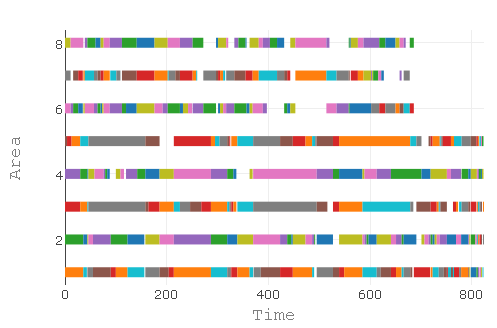

Reproduce this figure in R.
library(plotly)

# Read in data
df <- read.csv("C:/Users/Jorge/Desktop/TFG RESULTADOS/204TASKSGREEDY/ResultadosGreedyMinimumWorkersGantt.txt", stringsAsFactors = F)

# Initialize empty plot
p <- plot_ly()

# Each task is a separate trace
# Each trace is essentially a thick line plot
# x-axis ticks are dates and handled automatically

for(i in 1:(nrow(df))){
  
if(df$Area1_1StartInThisArea[i]!=df$Area1_1EndInThisArea[i])    {
  
  p <- add_trace(p,
                 x = c(df$Area1_1StartInThisArea[i], df$Area1_1EndInThisArea[i]),  # x0, x1
                 y = c(1, 1),  # y0, y1
                 mode = "lines",
                 line = list(color = df$color[i], width = 10),
                 showlegend = F,
                 hoverinfo = "text",
                 
                 # Create custom hover text
                 
                 text = paste("Task: ", df$Area1_1.Task[i], "<br>",
                              "TaskStart: ", df$Area1_1.TaskBeginning[i], "<br>",
                              "TaskEnd: ", df$Area1_1.TaskEnd[i], "<br>",
                              "TaskStartInArea: ", df$Area1_1StartInThisArea[i], "<br>",
                              "TaskEndInArea: ", df$Area1_1EndInThisArea[i], "<br>",
                              "NumberOfWorkers: ", df$Area1_1.NumberOfWorkers[i], "<br>",
                              "Worker: ", df$Area1_1.Worker[i], "<br>"),
                 
                 evaluate = T  # needed to avoid lazy loading
  )
}

if(df$Area1_2StartInThisArea[i]!=df$Area1_2EndInThisArea[i])    {
    
  p <- add_trace(p,
                 x = c(df$Area1_2StartInThisArea[i], df$Area1_2EndInThisArea[i]),   # x0, x1
                 y = c(2, 2),  # y0, y1
                 mode = "lines",
                 line = list(color = df$color[i], width = 10),
                 showlegend = F,
                 hoverinfo = "text",
                 
                 # Create custom hover text
                 
                 text = paste("Task: ", df$Area1_2.Task[i], "<br>",
                              "TaskStart: ", df$Area1_2.TaskBeginning[i], "<br>",
                              "TaskEnd: ", df$Area1_2.TaskEnd[i], "<br>",
                              "TaskStartInArea: ", df$Area1_2StartInThisArea[i], "<br>",
                              "TaskEndInArea: ", df$Area1_2EndInThisArea[i], "<br>",
                              "NumberOfWorkers: ", df$Area1_2.NumberOfWorkers[i], "<br>",
                              "Worker: ", df$Area1_2.Worker[i], "<br>"),
                 
                 evaluate = T  # needed to avoid lazy loading
  )
}

if(df$Area1_3StartInThisArea[i]!=df$Area1_3EndInThisArea[i])    {
  p <- add_trace(p,
                 x = c(df$Area1_3StartInThisArea[i], df$Area1_3EndInThisArea[i]),   # x0, x1
                 y = c(3, 3),  # y0, y1
                 mode = "lines",
                 line = list(color = df$color[i], width = 10),
                 showlegend = F,
                 hoverinfo = "text",
                 
                 # Create custom hover text
                 
                 text = paste("Task: ", df$Area1_3.Task[i], "<br>",
                              "TaskStart: ", df$Area1_3.TaskBeginning[i], "<br>",
                              "TaskEnd: ", df$Area1_3.TaskEnd[i], "<br>",
                              "TaskStartInArea: ", df$Area1_3StartInThisArea[i], "<br>",
                              "TaskEndInArea: ", df$Area1_3EndInThisArea[i], "<br>",
                              "NumberOfWorkers: ", df$Area1_3.NumberOfWorkers[i], "<br>",
                              "Worker: ", df$Area1_3.Worker[i], "<br>"),
                 
                 evaluate = T  # needed to avoid lazy loading
  )
}

if(df$Area1_4StartInThisArea[i]!=df$Area1_4EndInThisArea[i])    {
  
  p <- add_trace(p,
                 x = c(df$Area1_4StartInThisArea[i], df$Area1_4EndInThisArea[i]),   # x0, x1
                 y = c(4, 4),  # y0, y1
                 mode = "lines",
                 line = list(color = df$color[i], width = 10),
                 showlegend = F,
                 hoverinfo = "text",
                 
                 # Create custom hover text
                 
                 text = paste("Task: ", df$Area1_4.Task[i], "<br>",
                              "TaskStart: ", df$Area1_4.TaskBeginning[i], "<br>",
                              "TaskEnd: ", df$Area1_4.TaskEnd[i], "<br>",
                              "TaskStartInArea: ", df$Area1_4StartInThisArea[i], "<br>",
                              "TaskEndInArea: ", df$Area1_4EndInThisArea[i], "<br>",
                              "NumberOfWorkers: ", df$Area1_4.NumberOfWorkers[i], "<br>",
                              "Worker: ", df$Area1_4.Worker[i], "<br>"),
                 
                 evaluate = T  # needed to avoid lazy loading
  )
}
  
if(df$Area1_5StartInThisArea[i]!=df$Area1_5EndInThisArea[i])    { 
  
  p <- add_trace(p,
                 x = c(df$Area1_5StartInThisArea[i], df$Area1_5EndInThisArea[i]),   # x0, x1
                 y = c(5, 5),  # y0, y1
                 mode = "lines",
                 line = list(color = df$color[i], width = 10),
                 showlegend = F,
                 hoverinfo = "text",
                 
                 # Create custom hover text
                 
                 text = paste("Task: ", df$Area1_5.Task[i], "<br>",
                              "TaskStart: ", df$Area1_5.TaskBeginning[i], "<br>",
                              "TaskEnd: ", df$Area1_5.TaskEnd[i], "<br>",
                              "TaskStartInArea: ", df$Area1_5StartInThisArea[i], "<br>",
                              "TaskEndInArea: ", df$Area1_5EndInThisArea[i], "<br>",
                              "NumberOfWorkers: ", df$Area1_5.NumberOfWorkers[i], "<br>",
                              "Worker: ", df$Area1_5.Worker[i], "<br>"),
                 
                 evaluate = T  # needed to avoid lazy loading
  )
}

if(df$Area2_1StartInThisArea[i]!=df$Area2_1EndInThisArea[i])    {
  
  p <- add_trace(p,
                 x = c(df$Area2_1StartInThisArea[i], df$Area2_1EndInThisArea[i]),   # x0, x1
                 y = c(6, 6),  # y0, y1
                 mode = "lines",
                 line = list(color = df$color[i], width = 10),
                 showlegend = F,
                 hoverinfo = "text",
                 
                 # Create custom hover text
                 
                 text = paste("Task: ", df$Area2_1.Task[i], "<br>",
                              "TaskStart: ", df$Area2_1.TaskBeginning[i], "<br>",
                              "TaskEnd: ", df$Area2_1.TaskEnd[i], "<br>",
                              "TaskStartInArea: ", df$Area2_1StartInThisArea[i], "<br>",
                              "TaskEndInArea: ", df$Area2_1EndInThisArea[i], "<br>",
                              "NumberOfWorkers: ", df$Area2_1.NumberOfWorkers[i], "<br>",
                              "Worker: ", df$Area2_1.Worker[i], "<br>"),
                 
                           evaluate = T  # needed to avoid lazy loading
  )
}

if(df$Area2_2StartInThisArea[i]!=df$Area2_2EndInThisArea[i])    { 
  
  p <- add_trace(p,
                 x = c(df$Area2_2StartInThisArea[i], df$Area2_2EndInThisArea[i]),   # x0, x1
                 y = c(7, 7),  # y0, y1
                 mode = "lines",
                 line = list(color = df$color[i], width = 10),
                 showlegend = F,
                 hoverinfo = "text",
                 
                 # Create custom hover text
                 
                 text = paste("Task: ", df$Area2_2.Task[i], "<br>",
                              "TaskStart: ", df$Area2_2.TaskBeginning[i], "<br>",
                              "TaskEnd: ", df$Area2_2.TaskEnd[i], "<br>",
                              "TaskStartInArea: ", df$Area2_2StartInThisArea[i], "<br>",
                              "TaskEndInArea: ", df$Area2_2EndInThisArea[i], "<br>",
                              "NumberOfWorkers: ", df$Area2_2.NumberOfWorkers[i], "<br>",
                              "Worker: ", df$Area2_2.Worker[i], "<br>"),
                 
                 evaluate = T  # needed to avoid lazy loading
  )
}

if(df$Area2_3StartInThisArea[i]!=df$Area2_3EndInThisArea[i])    {
  
  p <- add_trace(p,
                 x = c(df$Area2_3StartInThisArea[i], df$Area2_3EndInThisArea[i]),   # x0, x1
                 y = c(8, 8),  # y0, y1
                 mode = "lines",
                 line = list(color = df$color[i], width = 10),
                 showlegend = F,
                 hoverinfo = "text",
                 
                 # Create custom hover text
                 
                 text = paste("Task: ", df$Area2_3.Task[i], "<br>",
                              "TaskStart: ", df$Area2_3.TaskBeginning[i], "<br>",
                              "TaskEnd: ", df$Area2_3.TaskEnd[i], "<br>",
                              "TaskStartInArea: ", df$Area2_3StartInThisArea[i], "<br>",
                              "TaskEndInArea: ", df$Area2_3EndInThisArea[i], "<br>",
                              "NumberOfWorkers: ", df$Area2_3.NumberOfWorkers[i], "<br>",
                              "Worker: ", df$Area2_3.Worker[i], "<br>"),
                 
                 evaluate = T  # needed to avoid lazy loading
  )
}
}

f <- list(family = "Courier New, monospace", size = 18, color = "#7f7f7f")

x <- list(title = "Time", titlefont = f)

y <- list(title = "Area", titlefont = f)


p <-layout(xaxis = x, yaxis = y)
p
